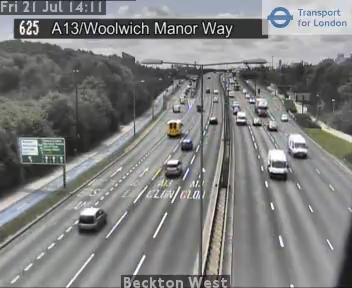
#> input picture frame 26 of traffic.mp4, 352 x 288 px
$ python cd-traffic.py   (older library calls are emulated)
#> lines starting #> are read from the running program, lines starting #| are printed output that depends on the picture; after the words box and inside, x2 and y2 are one past the last pixel; in counts of white or black regions, pixels touching at a corner belong together
# Gaussian mixture based bg/fg segmentation algorithm

import numpy as np
import cv2 as cv
from threading import Thread
import time

def mog1(path):
#> called with path = './traffic.mp4'
    cap = cv.VideoCapture(path)
    fgbg = cv.bgsegm.createBackgroundSubtractorMOG()

    leftcount, rightcount = 0, 0

    while(1):

        ret, frame = cap.read()
#> frame is the input picture: shape (288, 352, 3); mean B, G, R 127, 127.3, 126.7

        fgmask = fgbg.apply(frame)
#> fgmask: shape (288, 352); every value is 0
        cv.imshow('BG-Subtraction', fgmask)

        # kernel = cv.getStructuringElement(cv.MORPH_RECT,(3,3))
        kernel = cv.getStructuringElement(cv.MORPH_ELLIPSE,(3,3))
        # kernel = cv.getStructuringElement(cv.MORPH_CROSS,(5,5))

        dilation = cv.dilate(fgmask, kernel, iterations = 3)
        cv.imshow('Dilation', dilation)

        erosion = cv.erode(dilation, kernel, iterations = 4)
        cv.imshow('Erosion', erosion)


        # [8 lines of commented-out code are left out]
        im2, contours, hierarchy = cv.findContours(erosion, cv.RETR_TREE, cv.CHAIN_APPROX_TC89_L1)
#> contours = []
        # cv.drawContours(fgmask, contours, -1, (0,255,0), 1)
        # cv.imshow('contours', im2)

        cv.line(frame, (0,170), (400,170), (255,0,0), 5)
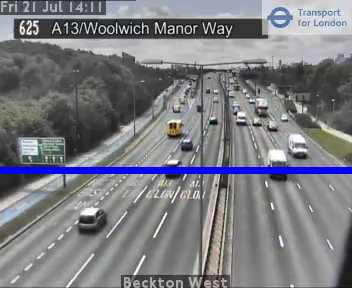
#> frame: shape (288, 352, 3); 2.43% of pixels changed, all inside (x1, y1, x2, y2) = (0, 167, 352, 174)

        for contour in contours:
            x, y, w, h = cv.boundingRect(contour)
            if w<15 or h<15:
                continue
            # if w/h>1.5 or h/w>1.5:
            #     continue
            cx = x + int(w/2)
            cy = y + int(h/2)
            # print(x, y, w, h, cx, cy)
            if (cy==170):
                print(cx, cy)
                if(cx<215):
                    leftcount += 1
                else:
                    rightcount += 1
            print(leftcount, rightcount)
            text_left = 'Left: {}'.format(leftcount)
            text_right = 'Right: {}'.format(rightcount)
            font = cv.FONT_HERSHEY_SIMPLEX
            cv.putText(frame, text_left , (10,50), font, 1 ,(255,0,0), 1, cv.LINE_AA)
            cv.putText(frame, text_right , (200,50), font, 1 ,(255,0,0), 1, cv.LINE_AA)
            cv.circle(frame, (cx,cy), 1, (0,0,255), -1)
            cv.rectangle(frame, (x,y), (x+w,y+h), (0,255,0), 1)
#> this loop made 0 passes
#> after the loop, leftcount = 0; rightcount = 0


        cv.imshow('Rects', frame)

        k = cv.waitKey(30) & 0xff
#> (key Esc is pressed here)
        if k == 27:
            break

        # time.sleep(0.5)

    cap.release()
    cv.destroyAllWindows()

def mog2(path):
    cap = cv.VideoCapture(path)
    fgbg = cv.createBackgroundSubtractorMOG2()
    while(1):
        ret, frame = cap.read()
        fgmask = fgbg.apply(frame)
        cv.imshow('mog2',fgmask)
        k = cv.waitKey(30) & 0xff
        if k == 27:
            break
    cap.release()
    cv.destroyAllWindows()

def bayesian(path):
    cap = cv.VideoCapture(path)
    kernel = cv.getStructuringElement(cv.MORPH_ELLIPSE,(3,3))
    fgbg = cv.bgsegm.createBackgroundSubtractorGMG()
    while(1):
        ret, frame = cap.read()
        fgmask = fgbg.apply(frame)
        fgmask = cv.morphologyEx(fgmask, cv.MORPH_OPEN, kernel)
        cv.imshow('bayesian',fgmask)
        k = cv.waitKey(30) & 0xff
        if k == 27:
            break
    cap.release()
    cv.destroyAllWindows()

def compare(path):
    mog1(path)
    mog2(path)
    bayesian(path)

file_path = './traffic.mp4'
mog1(file_path)

$ run again, starting later in the video
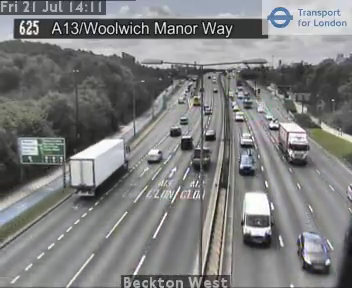
#> input picture frame 119 of traffic.mp4, 352 x 288 px
#> in mog1, frame is the input picture: shape (288, 352, 3); mean B, G, R 126.8, 126.4, 125.9
#> fgmask: shape (288, 352); every value is 0
#> contours = []
#> in mog1, `cv.line(frame, (0,170), (400,170), (255,0,0), 5)`:
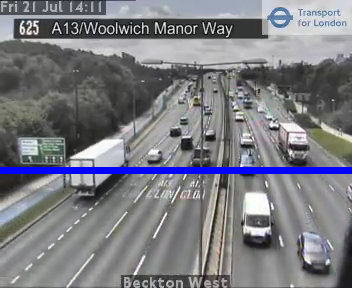
#> frame: shape (288, 352, 3); 2.43% of pixels changed, all inside (x1, y1, x2, y2) = (0, 167, 352, 174)
#> after the loop in mog1, `for contour in contours:`: leftcount = 0

$ run again, starting later in the video
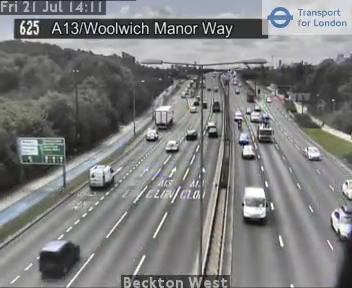
#> input picture frame 212 of traffic.mp4, 352 x 288 px
#> in mog1, frame is the input picture: shape (288, 352, 3); mean B, G, R 126.2, 125.9, 125.4
#> fgmask: shape (288, 352); every value is 0
#> contours = []
#> in mog1, `cv.line(frame, (0,170), (400,170), (255,0,0), 5)`:
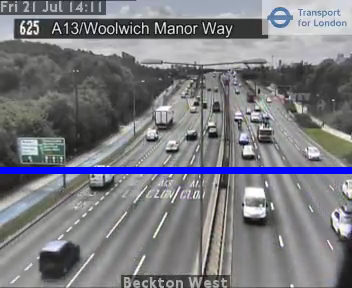
#> frame: shape (288, 352, 3); 2.43% of pixels changed, all inside (x1, y1, x2, y2) = (0, 167, 352, 174)
#> after the loop in mog1, `for contour in contours:`: leftcount = 0
